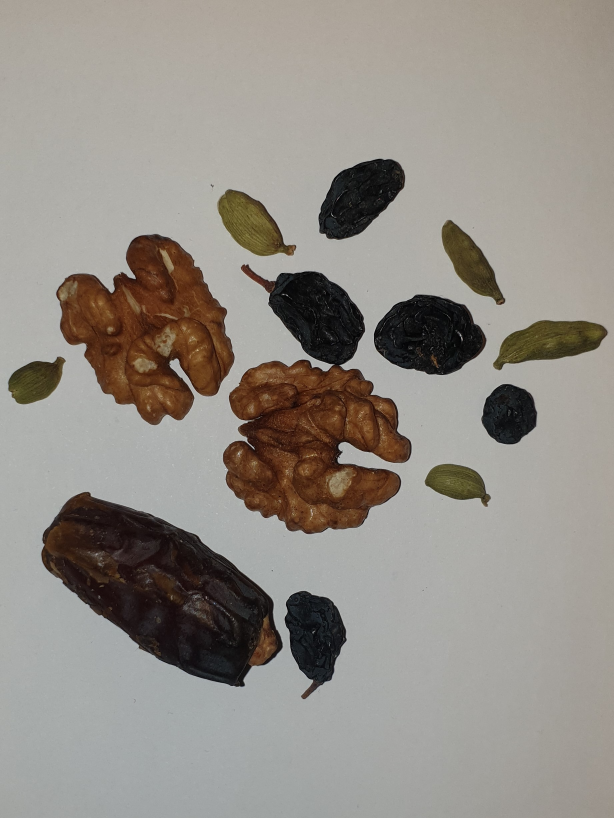
#> input picture op2/af1.jpg, 1841 x 2454 px (shown at 1/3 size)
$ python hsv.py
#> lines starting #> are read from the running program, lines starting #| are printed output that depends on the picture
import cv2
import numpy as np
from matplotlib import pyplot as plt

img = cv2.imread('af1.jpg')
#> img is the input picture: shape (2454, 1841, 3); mean B, G, R 134.8, 141.7, 147.1
hsvImg = cv2.cvtColor(img,cv2.COLOR_BGR2HSV);
#> hsvImg: shape (2454, 1841, 3); mean H, S, V 36.4, 34.6, 148


# empty callback function for creating trackar
def callback(foo):
    pass
cv2.namedWindow('parameters')

cv2.createTrackbar('Hue', 'parameters', 0, 179, callback)  # change the maximum to whatever you like
#> slider 'Hue' is set to 59
cv2.createTrackbar('Saturation', 'parameters', 0, 255, callback)  # change the maximum to whatever you like
#> slider 'Saturation' is set to 85
cv2.createTrackbar('Value', 'parameters', 0,255, callback)
#> slider 'Value' is set to 85

while(True):
    hsvImg[:,:,0] = cv2.getTrackbarPos('Hue', 'parameters')
#> hsvImg: shape (2454, 1841, 3); mean H, S, V 59, 34.6, 148
    hsvImg[:,:,1] = cv2.getTrackbarPos('Saturation', 'parameters')
#> hsvImg: shape (2454, 1841, 3); mean H, S, V 59, 85, 148
    hsvImg[:,:,2] = cv2.getTrackbarPos('Value', 'parameters')*2+3
#> hsvImg: shape (2454, 1841, 3); mean H, S, V 59, 85, 173

    imgBack = cv2.cvtColor(hsvImg, cv2.COLOR_HSV2BGR);
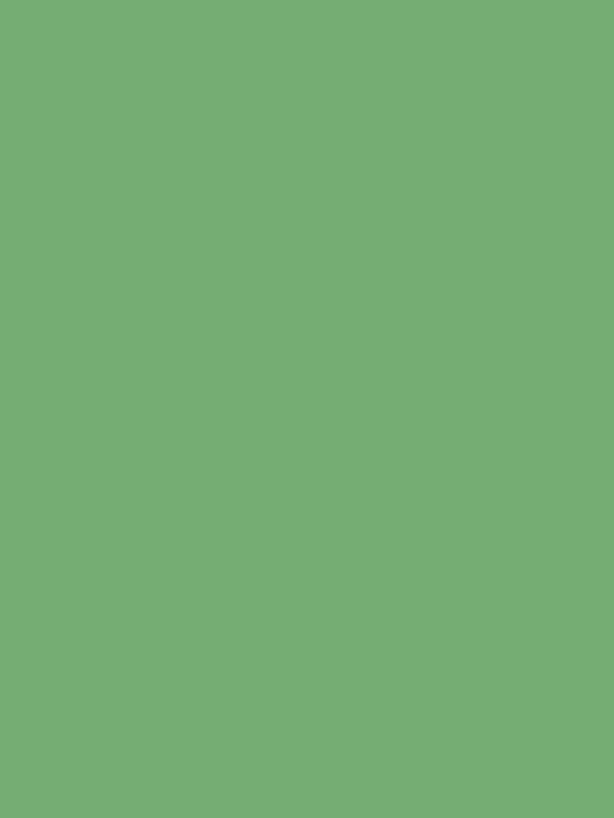
#> imgBack: shape (2454, 1841, 3) (shown at 1/3 size); mean B, G, R 115, 173, 117
    imgResized = cv2.resize(imgBack, (960, 540))                    # Resize image
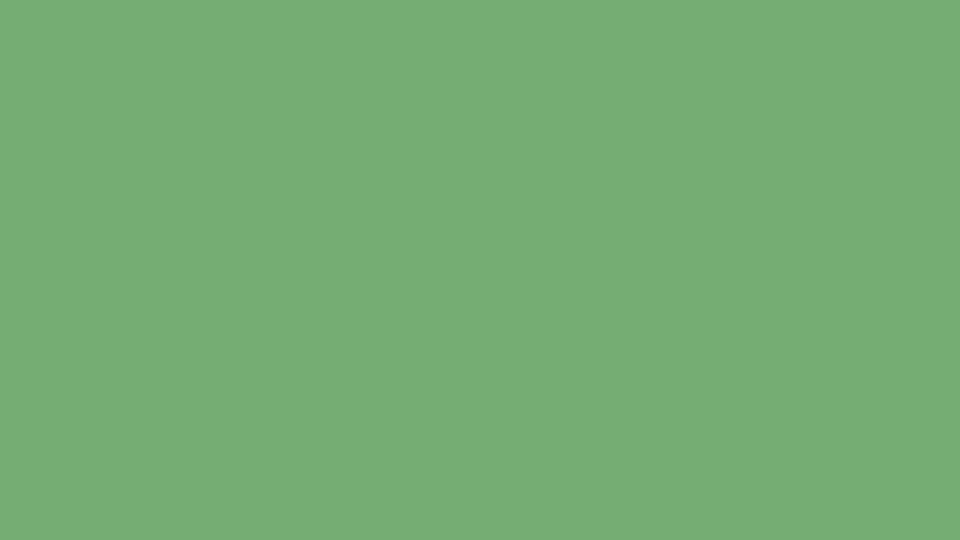
#> imgResized: shape (540, 960, 3); mean B, G, R 115, 173, 117

    cv2.imshow('hsv', imgResized)

    if cv2.waitKey(1)&0xFF == ord('q'):
#> (key q is pressed here)
        break

cv2.destroyAllWindows()
